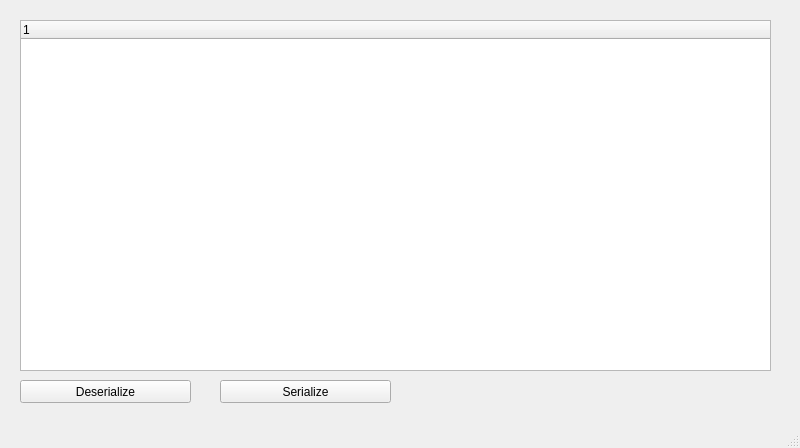
<?xml version="1.0" encoding="UTF-8"?>
<ui version="4.0">
 <class>MainWindow</class>
 <widget class="QMainWindow" name="MainWindow">
  <property name="geometry">
   <rect>
    <x>0</x>
    <y>0</y>
    <width>800</width>
    <height>448</height>
   </rect>
  </property>
  <property name="windowTitle">
   <string>MainWindow</string>
  </property>
  <widget class="QWidget" name="centralwidget">
   <widget class="QTreeWidget" name="treeWidget">
    <property name="geometry">
     <rect>
      <x>20</x>
      <y>20</y>
      <width>751</width>
      <height>351</height>
     </rect>
    </property>
    <column>
     <property name="text">
      <string notr="true">1</string>
     </property>
    </column>
   </widget>
   <widget class="QPushButton" name="button_deserialize">
    <property name="geometry">
     <rect>
      <x>20</x>
      <y>380</y>
      <width>171</width>
      <height>23</height>
     </rect>
    </property>
    <property name="text">
     <string>Deserialize</string>
    </property>
   </widget>
   <widget class="QPushButton" name="button_serialize">
    <property name="geometry">
     <rect>
      <x>220</x>
      <y>380</y>
      <width>171</width>
      <height>23</height>
     </rect>
    </property>
    <property name="text">
     <string>Serialize</string>
    </property>
   </widget>
  </widget>
  <widget class="QMenuBar" name="menubar">
   <property name="geometry">
    <rect>
     <x>0</x>
     <y>0</y>
     <width>800</width>
     <height>21</height>
    </rect>
   </property>
  </widget>
  <widget class="QStatusBar" name="statusbar"/>
  <action name="actionNew">
   <property name="text">
    <string>New</string>
   </property>
   <property name="shortcut">
    <string>A</string>
   </property>
  </action>
 </widget>
 <resources/>
 <connections/>
</ui>
